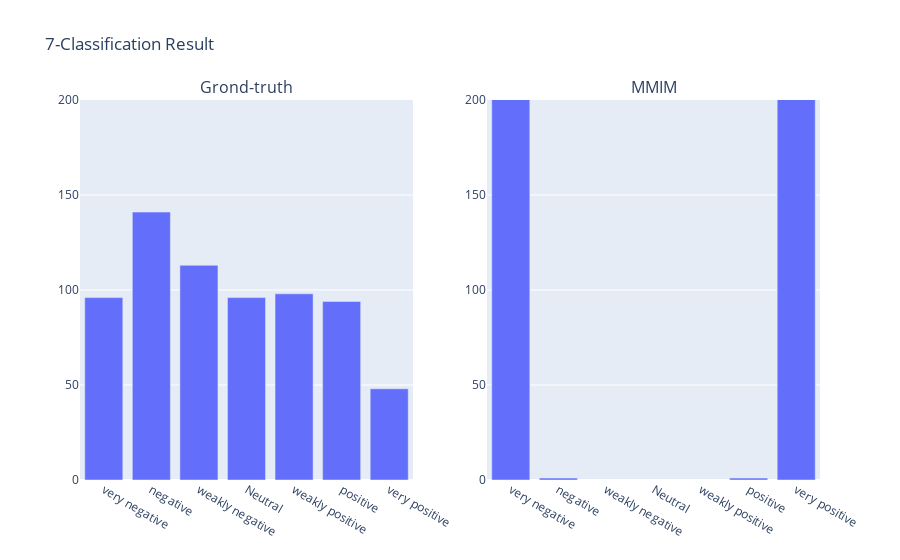

Notebook code for this chart:
### Code cell
import plotly.express as px
import plotly.subplots as sp
import pandas as pd

df = pd.DataFrame(data=mmim)
df_gold = df.groupby('labels_7').count().reset_index()
df_pred = df.groupby('preds_7').count().reset_index()

order = ['very negative', 'negative', 'weakly negative', 'Neutral', 'weakly positive', 'positive', 'very positive']

fig1 = px.bar(df_gold, x="labels_7", y="segment")
fig2 = px.bar(df_pred, x="preds_7", y="segment")

fig1_traces = []
fig2_traces = []

for trace in range(len(fig1["data"])):
    fig1_traces.append(fig1["data"][trace])
for trace in range(len(fig2["data"])):
    fig2_traces.append(fig2["data"][trace])

this_figure = sp.make_subplots(rows=1, cols=2, subplot_titles=("Grond-truth", "MMIM"))
for traces in fig1_traces:
    this_figure.append_trace(traces, row=1, col=1)
for traces in fig2_traces:
    this_figure.append_trace(traces, row=1, col=2)

this_figure.update_layout(title_text="7-Classification Result")
this_figure.update_xaxes(categoryorder='array', categoryarray= order)
this_figure.update_yaxes(range=[0,200])
this_figure.show()

### Figure 1 — Plotly figure (JSON) as saved in the notebook; plotly's stock layout.template omitted (floating-point values rounded to 4 significant figures)
{"data": [{"alignmentgroup": "True", "hovertemplate": "labels_7=%{x}<br>segment=%{y}<extra></extra>", "legendgroup": "", "marker": {"color": "#636efa", "pattern": {"shape": ""}}, "name": "", "offsetgroup": "", "orientation": "v", "showlegend": false, "textposition": "auto", "type": "bar", "x": ["Neutral", "negative", "positive", "very negative", "very positive", "weakly negative", "weakly positive"], "xaxis": "x", "y": [96, 141, 94, 96, 48, 113, 98], "yaxis": "y"}, {"alignmentgroup": "True", "hovertemplate": "preds_7=%{x}<br>segment=%{y}<extra></extra>", "legendgroup": "", "marker": {"color": "#636efa", "pattern": {"shape": ""}}, "name": "", "offsetgroup": "", "orientation": "v", "showlegend": false, "textposition": "auto", "type": "bar", "x": ["negative", "positive", "very negative", "very positive"], "xaxis": "x2", "y": [1, 1, 387, 297], "yaxis": "y2"}], "layout": {"annotations": [{"font": {"size": 16}, "showarrow": false, "text": "Grond-truth", "x": 0.225, "xanchor": "center", "xref": "paper", "y": 1, "yanchor": "bottom", "yref": "paper"}, {"font": {"size": 16}, "showarrow": false, "text": "MMIM", "x": 0.775, "xanchor": "center", "xref": "paper", "y": 1, "yanchor": "bottom", "yref": "paper"}], "title": {"text": "7-Classification Result"}, "xaxis": {"anchor": "y", "categoryarray": ["very negative", "negative", "weakly negative", "Neutral", "weakly positive", "positive", "very positive"], "categoryorder": "array", "domain": [0, 0.45]}, "xaxis2": {"anchor": "y2", "categoryarray": ["very negative", "negative", "weakly negative", "Neutral", "weakly positive", "positive", "very positive"], "categoryorder": "array", "domain": [0.55, 1]}, "yaxis": {"anchor": "x", "domain": [0, 1], "range": [0, 200]}, "yaxis2": {"anchor": "x2", "domain": [0, 1], "range": [0, 200]}}}
